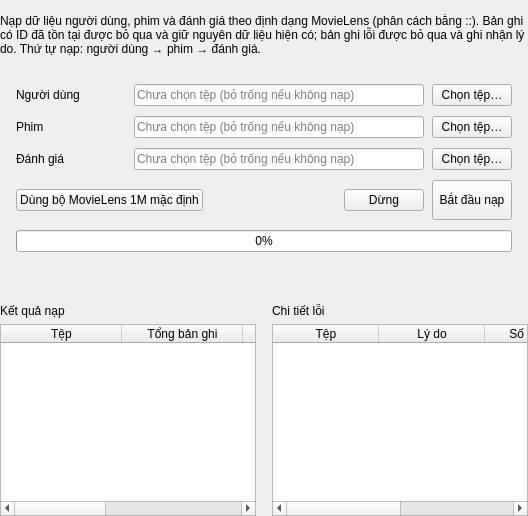
            <widget class="QWidget" name="tabImport">
             <attribute name="title">
              <string>Nạp dữ liệu</string>
             </attribute>
             <attribute name="icon">
              <iconset>
               <normaloff>../images/ic_database.png</normaloff>
               ../images/ic_database.png
              </iconset>
             </attribute>
             <layout class="QVBoxLayout" name="verticalLayoutImport">
              <property name="spacing">
               <number>12</number>
              </property>
              <property name="leftMargin">
               <number>0</number>
              </property>
              <property name="topMargin">
               <number>14</number>
              </property>
              <property name="rightMargin">
               <number>0</number>
              </property>
              <property name="bottomMargin">
               <number>0</number>
              </property>
              <item>
               <widget class="QLabel" name="labelImportGuide">
                <property name="text">
                 <string>Nạp dữ liệu người dùng, phim và đánh giá theo định dạng MovieLens (phân cách bằng ::). Bản ghi có ID đã tồn tại được bỏ qua và giữ nguyên dữ liệu hiện có; bản ghi lỗi được bỏ qua và ghi nhận lý do. Thứ tự nạp: người dùng → phim → đánh giá.</string>
                </property>
                <property name="role" stdset="0">
                 <string notr="true">info</string>
                </property>
                <property name="wordWrap">
                 <bool>true</bool>
                </property>
               </widget>
              </item>
              <item>
               <widget class="QFrame" name="frameImportFiles">
                <property name="card" stdset="0">
                 <bool>true</bool>
                </property>
                <layout class="QVBoxLayout" name="verticalLayoutImportFiles">
                 <property name="spacing">
                  <number>10</number>
                 </property>
                 <property name="leftMargin">
                  <number>16</number>
                 </property>
                 <property name="topMargin">
                  <number>16</number>
                 </property>
                 <property name="rightMargin">
                  <number>16</number>
                 </property>
                 <property name="bottomMargin">
                  <number>16</number>
                 </property>
                 <item>
                  <layout class="QHBoxLayout" name="horizontalLayoutFileUsers">
                   <property name="spacing">
                    <number>8</number>
                   </property>
                   <property name="leftMargin">
                    <number>0</number>
                   </property>
                   <property name="topMargin">
                    <number>0</number>
                   </property>
                   <property name="rightMargin">
                    <number>0</number>
                   </property>
                   <property name="bottomMargin">
                    <number>0</number>
                   </property>
                   <item>
                    <widget class="QLabel" name="labelFileUsers">
                     <property name="text">
                      <string>Người dùng</string>
                     </property>
                     <property name="role" stdset="0">
                      <string notr="true">field</string>
                     </property>
                     <property name="minimumSize">
                      <size>
                       <width>110</width>
                       <height>0</height>
                      </size>
                     </property>
                    </widget>
                   </item>
                   <item>
                    <widget class="QLineEdit" name="lineEditFileUsers">
                     <property name="placeholderText">
                      <string>Chưa chọn tệp (bỏ trống nếu không nạp)</string>
                     </property>
                    </widget>
                   </item>
                   <item>
                    <widget class="QPushButton" name="pushButtonBrowseUsers">
                     <property name="text">
                      <string>Chọn tệp…</string>
                     </property>
                     <property name="cursor">
                      <cursorShape>PointingHandCursor</cursorShape>
                     </property>
                     <property name="secondary" stdset="0">
                      <bool>true</bool>
                     </property>
                    </widget>
                   </item>
                  </layout>
                 </item>
                 <item>
                  <layout class="QHBoxLayout" name="horizontalLayoutFileMovies">
                   <property name="spacing">
                    <number>8</number>
                   </property>
                   <property name="leftMargin">
                    <number>0</number>
                   </property>
                   <property name="topMargin">
                    <number>0</number>
                   </property>
                   <property name="rightMargin">
                    <number>0</number>
                   </property>
                   <property name="bottomMargin">
                    <number>0</number>
                   </property>
                   <item>
                    <widget class="QLabel" name="labelFileMovies">
                     <property name="text">
                      <string>Phim</string>
                     </property>
                     <property name="role" stdset="0">
                      <string notr="true">field</string>
                     </property>
                     <property name="minimumSize">
                      <size>
                       <width>110</width>
                       <height>0</height>
                      </size>
                     </property>
                    </widget>
                   </item>
                   <item>
                    <widget class="QLineEdit" name="lineEditFileMovies">
                     <property name="placeholderText">
                      <string>Chưa chọn tệp (bỏ trống nếu không nạp)</string>
                     </property>
                    </widget>
                   </item>
                   <item>
                    <widget class="QPushButton" name="pushButtonBrowseMovies">
                     <property name="text">
                      <string>Chọn tệp…</string>
                     </property>
                     <property name="cursor">
                      <cursorShape>PointingHandCursor</cursorShape>
                     </property>
                     <property name="secondary" stdset="0">
                      <bool>true</bool>
                     </property>
                    </widget>
                   </item>
                  </layout>
                 </item>
                 <item>
                  <layout class="QHBoxLayout" name="horizontalLayoutFileRatings">
                   <property name="spacing">
                    <number>8</number>
                   </property>
                   <property name="leftMargin">
                    <number>0</number>
                   </property>
                   <property name="topMargin">
                    <number>0</number>
                   </property>
                   <property name="rightMargin">
                    <number>0</number>
                   </property>
                   <property name="bottomMargin">
                    <number>0</number>
                   </property>
                   <item>
                    <widget class="QLabel" name="labelFileRatings">
                     <property name="text">
                      <string>Đánh giá</string>
                     </property>
                     <property name="role" stdset="0">
                      <string notr="true">field</string>
                     </property>
                     <property name="minimumSize">
                      <size>
                       <width>110</width>
                       <height>0</height>
                      </size>
                     </property>
                    </widget>
                   </item>
                   <item>
                    <widget class="QLineEdit" name="lineEditFileRatings">
                     <property name="placeholderText">
                      <string>Chưa chọn tệp (bỏ trống nếu không nạp)</string>
                     </property>
                    </widget>
                   </item>
                   <item>
                    <widget class="QPushButton" name="pushButtonBrowseRatings">
                     <property name="text">
                      <string>Chọn tệp…</string>
                     </property>
                     <property name="cursor">
                      <cursorShape>PointingHandCursor</cursorShape>
                     </property>
                     <property name="secondary" stdset="0">
                      <bool>true</bool>
                     </property>
                    </widget>
                   </item>
                  </layout>
                 </item>
                 <item>
                  <layout class="QHBoxLayout" name="horizontalLayoutImportRun">
                   <property name="spacing">
                    <number>8</number>
                   </property>
                   <property name="leftMargin">
                    <number>0</number>
                   </property>
                   <property name="topMargin">
                    <number>0</number>
                   </property>
                   <property name="rightMargin">
                    <number>0</number>
                   </property>
                   <property name="bottomMargin">
                    <number>0</number>
                   </property>
                   <item>
                    <widget class="QPushButton" name="pushButtonUseDefault">
                     <property name="text">
                      <string>Dùng bộ MovieLens 1M mặc định</string>
                     </property>
                     <property name="cursor">
                      <cursorShape>PointingHandCursor</cursorShape>
                     </property>
                     <property name="link" stdset="0">
                      <bool>true</bool>
                     </property>
                    </widget>
                   </item>
                   <item>
                    <spacer name="horizontalSpacer_5">
                     <property name="orientation">
                      <enum>Qt::Horizontal</enum>
                     </property>
                     <property name="sizeHint" stdset="0">
                      <size>
                       <width>20</width>
                       <height>20</height>
                      </size>
                     </property>
                    </spacer>
                   </item>
                   <item>
                    <widget class="QPushButton" name="pushButtonStopImport">
                     <property name="text">
                      <string>Dừng</string>
                     </property>
                     <property name="cursor">
                      <cursorShape>PointingHandCursor</cursorShape>
                     </property>
                     <property name="icon">
                      <iconset>
                       <normaloff>../images/ic_close.png</normaloff>
                       ../images/ic_close.png
                      </iconset>
                     </property>
                     <property name="iconSize">
                      <size>
                       <width>16</width>
                       <height>16</height>
                      </size>
                     </property>
                     <property name="dangerOutline" stdset="0">
                      <bool>true</bool>
                     </property>
                    </widget>
                   </item>
                   <item>
                    <widget class="QPushButton" name="pushButtonImport">
                     <property name="text">
                      <string>Bắt đầu nạp</string>
                     </property>
                     <property name="cursor">
                      <cursorShape>PointingHandCursor</cursorShape>
                     </property>
                     <property name="icon">
                      <iconset>
                       <normaloff>../images/ic_import.png</normaloff>
                       ../images/ic_import.png
                      </iconset>
                     </property>
                     <property name="iconSize">
                      <size>
                       <width>18</width>
                       <height>18</height>
                      </size>
                     </property>
                     <property name="minimumSize">
                      <size>
                       <width>0</width>
                       <height>40</height>
                      </size>
                     </property>
                    </widget>
                   </item>
                  </layout>
                 </item>
                 <item>
                  <widget class="QProgressBar" name="progressBarImport">
                   <property name="value">
                    <number>0</number>
                   </property>
                  </widget>
                 </item>
                 <item>
                  <widget class="QLabel" name="labelImportStatus">
                   <property name="text">
                    <string />
                   </property>
                   <property name="role" stdset="0">
                    <string notr="true">muted</string>
                   </property>
                   <property name="wordWrap">
                    <bool>true</bool>
                   </property>
                  </widget>
                 </item>
                </layout>
               </widget>
              </item>
              <item>
               <layout class="QHBoxLayout" name="horizontalLayoutImportResult">
                <property name="spacing">
                 <number>16</number>
                </property>
                <property name="leftMargin">
                 <number>0</number>
                </property>
                <property name="topMargin">
                 <number>0</number>
                </property>
                <property name="rightMargin">
                 <number>0</number>
                </property>
                <property name="bottomMargin">
                 <number>0</number>
                </property>
                <item>
                 <layout class="QVBoxLayout" name="verticalLayoutImportSummary">
                  <property name="spacing">
                   <number>6</number>
                  </property>
                  <property name="leftMargin">
                   <number>0</number>
                  </property>
                  <property name="topMargin">
                   <number>0</number>
                  </property>
                  <property name="rightMargin">
                   <number>0</number>
                  </property>
                  <property name="bottomMargin">
                   <number>0</number>
                  </property>
                  <item>
                   <widget class="QLabel" name="labelImportSummary">
                    <property name="text">
                     <string>Kết quả nạp</string>
                    </property>
                    <property name="role" stdset="0">
                     <string notr="true">section</string>
                    </property>
                   </widget>
                  </item>
                  <item>
                   <widget class="QTableWidget" name="tableWidgetImportResult">
                    <attribute name="horizontalHeaderMinimumSectionSize">
                     <number>48</number>
                    </attribute>
                    <attribute name="horizontalHeaderDefaultSectionSize">
                     <number>121</number>
                    </attribute>
                    <attribute name="horizontalHeaderStretchLastSection">
                     <bool>true</bool>
                    </attribute>
                    <attribute name="verticalHeaderVisible">
                     <bool>false</bool>
                    </attribute>
                    <attribute name="horizontalHeaderHighlightSections">
                     <bool>false</bool>
                    </attribute>
                    <property name="alternatingRowColors">
                     <bool>true</bool>
                    </property>
                    <property name="selectionMode">
                     <enum>QAbstractItemView::SingleSelection</enum>
                    </property>
                    <property name="selectionBehavior">
                     <enum>QAbstractItemView::SelectRows</enum>
                    </property>
                    <property name="editTriggers">
                     <set>QAbstractItemView::NoEditTriggers</set>
                    </property>
                    <property name="showGrid">
                     <bool>false</bool>
                    </property>
                    <property name="wordWrap">
                     <bool>false</bool>
                    </property>
                    <property name="textElideMode">
                     <enum>Qt::ElideRight</enum>
                    </property>
                    <column>
                     <property name="text">
                      <string>Tệp</string>
                     </property>
                    </column>
                    <column>
                     <property name="text">
                      <string>Tổng bản ghi</string>
                     </property>
                    </column>
                    <column>
                     <property name="text">
                      <string>Thành công</string>
                     </property>
                    </column>
                    <column>
                     <property name="text">
                      <string>Trùng ID</string>
                     </property>
                    </column>
                    <column>
                     <property name="text">
                      <string>Lỗi</string>
                     </property>
                    </column>
                   </widget>
                  </item>
                 </layout>
                </item>
                <item>
                 <layout class="QVBoxLayout" name="verticalLayoutImportErrors">
                  <property name="spacing">
                   <number>6</number>
                  </property>
                  <property name="leftMargin">
                   <number>0</number>
                  </property>
                  <property name="topMargin">
                   <number>0</number>
                  </property>
                  <property name="rightMargin">
                   <number>0</number>
                  </property>
                  <property name="bottomMargin">
                   <number>0</number>
                  </property>
                  <item>
                   <widget class="QLabel" name="labelImportErrors">
                    <property name="text">
                     <string>Chi tiết lỗi</string>
                    </property>
                    <property name="role" stdset="0">
                     <string notr="true">section</string>
                    </property>
                   </widget>
                  </item>
                  <item>
                   <widget class="QTableWidget" name="tableWidgetImportErrors">
                    <attribute name="horizontalHeaderMinimumSectionSize">
                     <number>48</number>
                    </attribute>
                    <attribute name="horizontalHeaderDefaultSectionSize">
                     <number>106</number>
                    </attribute>
                    <attribute name="horizontalHeaderStretchLastSection">
                     <bool>true</bool>
                    </attribute>
                    <attribute name="verticalHeaderVisible">
                     <bool>false</bool>
                    </attribute>
                    <attribute name="horizontalHeaderHighlightSections">
                     <bool>false</bool>
                    </attribute>
                    <property name="alternatingRowColors">
                     <bool>true</bool>
                    </property>
                    <property name="selectionMode">
                     <enum>QAbstractItemView::SingleSelection</enum>
                    </property>
                    <property name="selectionBehavior">
                     <enum>QAbstractItemView::SelectRows</enum>
                    </property>
                    <property name="editTriggers">
                     <set>QAbstractItemView::NoEditTriggers</set>
                    </property>
                    <property name="showGrid">
                     <bool>false</bool>
                    </property>
                    <property name="wordWrap">
                     <bool>false</bool>
                    </property>
                    <property name="textElideMode">
                     <enum>Qt::ElideRight</enum>
                    </property>
                    <column>
                     <property name="text">
                      <string>Tệp</string>
                     </property>
                    </column>
                    <column>
                     <property name="text">
                      <string>Lý do</string>
                     </property>
                    </column>
                    <column>
                     <property name="text">
                      <string>Số bản ghi</string>
                     </property>
                    </column>
                    <column>
                     <property name="text">
                      <string>Ví dụ dòng</string>
                     </property>
                    </column>
                   </widget>
                  </item>
                 </layout>
                </item>
               </layout>
              </item>
             </layout>
            </widget>
